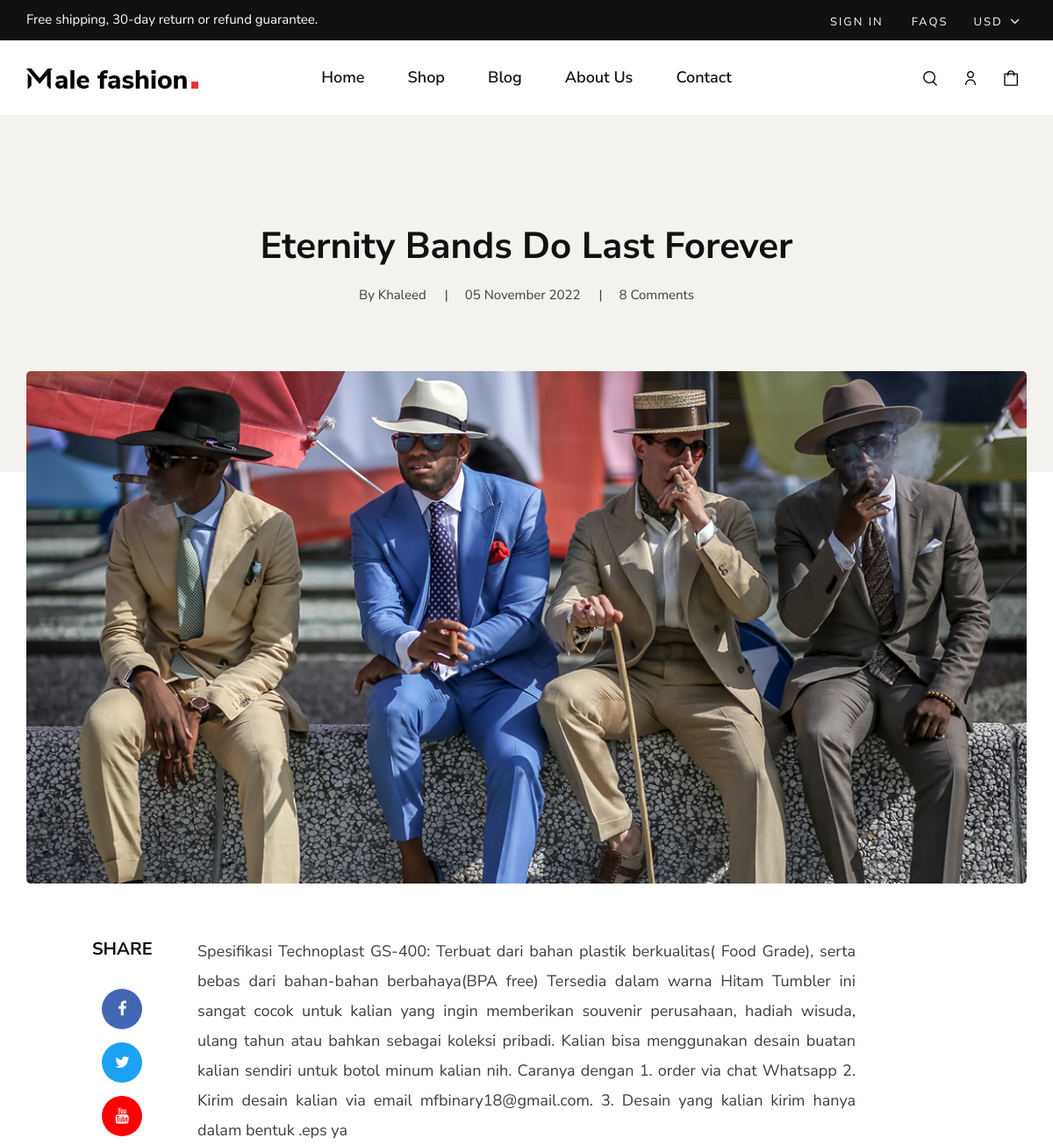
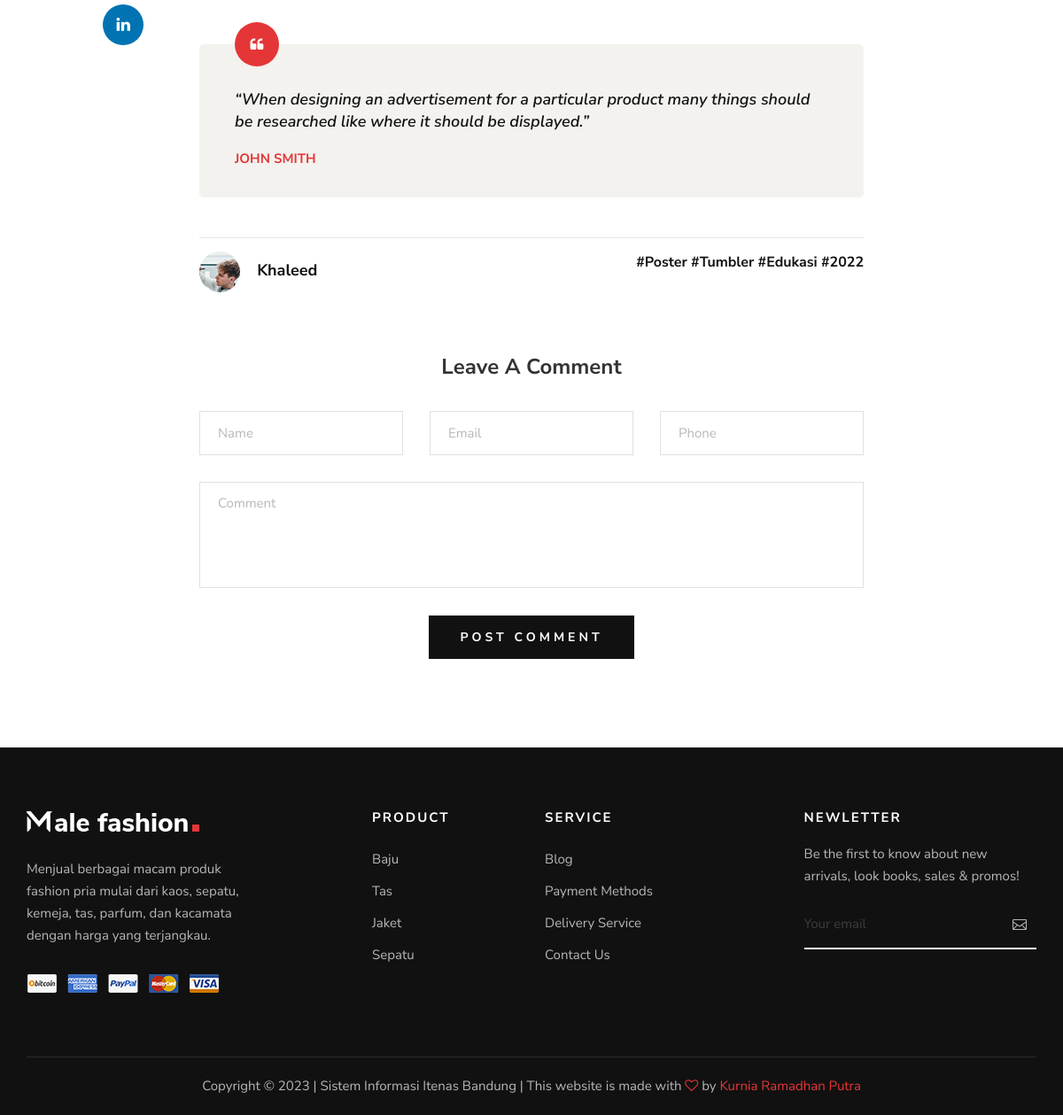
The page /blog-details.php?blog_id=2 on the database its author committed (2 pictures, top to bottom).
### tables this page shows
CREATE TABLE `blogs` (
  `blog_id` int(11) NOT NULL,
  `blog_title` varchar(100) DEFAULT NULL,
  `blog_description` text DEFAULT NULL,
  `blog_quotes` text DEFAULT NULL,
  `blog_quotes_writer` varchar(100) DEFAULT NULL,
  `blog_image` varchar(100) DEFAULT NULL,
  `blog_image2` varchar(100) DEFAULT NULL,
  `blog_tags` varchar(255) DEFAULT NULL,
  `blog_date` date DEFAULT current_timestamp(),
  `admin_id` int(11) NOT NULL
);

### blog-details.php (the view)
<?php
include('server/connection.php');
if (isset($_GET['blog_id'])) {
    $blog_id = $_GET['blog_id'];
    $query_blog = "SELECT b.blog_title AS title, b.blog_tags AS tags,
        b.blog_date AS b_date, b.blog_description AS b_description,
        b.blog_quotes AS quotes, b.blog_quotes_writer AS quote_writer,
        b.blog_image2 AS big_blog_image, a.admin_name AS writer,
        a.admin_photo AS photo
        FROM blogs b, admins a
        WHERE blog_id=$blog_id AND b.admin_id = a.admin_id";
    $stmt_blog = $conn->prepare($query_blog);
    $stmt_blog->execute();
    $blog_detail = $stmt_blog->get_result();
} else {
    header('location: index.php');
}
?>
<?php
include('layouts/header.php');
?>
<?php while ($row = $blog_detail->fetch_assoc()) { ?>
    <section class="blog-hero spad">
        <div class="container">
            <div class="row d-flex justify-content-center">
                <div class="col-lg-9 text-center">
                    <div class="blog__hero__text">
                        <h2><?php echo $row['title']; ?></h2>
                        <ul>
                            <li>By <?php echo $row['writer']; ?></li>
                            <li><?php echo date('d F Y', strtotime($row['b_date'])); ?></li>
                            <li>8 Comments</li>
                        </ul>
                    </div>
                </div>
            </div>
        </div>
    </section>
    <section class="blog-details spad">
        <div class="container">
            <div class="row d-flex justify-content-center">
                <div class="col-lg-12">
                    <div class="blog__details__pic">
                        <img src="<?php
                                    echo 'img/blog/details/' . $row['big_blog_image'];
                                    ?>" alt="">
                    </div>
                </div>
                <div class="col-lg-8">
                    <div class="blog__details__content">
                        <div class="blog__details__share">
                            <span>share</span>
                            <ul>
                                <li><a href="https://web.facebook.com/"><i class="fa fa-facebook"></i></a></li>
                                <li><a href="https://twitter.com/" class="twitter"><i class="fa fa-twitter"></i></a></li>
                                <li><a href="https://www.youtube.com/" class="youtube"><i class="fa fa-youtube"></i></a></li>
                                <li><a href="https://www.linkedin.com/" class="linkedin"><i class="fa fa-linkedin"></i></a></li>
                            </ul>
                        </div>
                        <div class="blog__details__text">
                            <p><?php echo $row['b_description']; ?></p>
                        </div>
                        <div class="blog__details__quote">
                            <i class="fa fa-quote-left"></i>
                            <p><?php echo $row['quotes']; ?></p>
                            <h6><?php echo $row['quote_writer']; ?></h6>
                        </div>
                        <div class="blog__details__option">
                            <div class="row">
                                <div class="col-lg-6 col-md-6 col-sm-6">
                                    <div class="blog__details__author">
                                        <div class="blog__details__author__pic">
                                            <img src="<?php echo 'img/blog/details/' . $row['photo']; ?>" alt="">
                                        </div>
                                        <div class="blog__details__author__text">
                                            <h5><?php echo $row['writer']; ?></h5>
                                        </div>
                                    </div>
                                </div>
                                <div class="col-lg-6 col-md-6 col-sm-6">
                                    <div class="blog__details__tags">
                                        <a href="#"><?php echo $row['tags']; ?></a>
                                    </div>
                                </div>
                            </div>
                        </div>
                        <div class="blog__details__comment">
                            <h4>Leave A Comment</h4>
                            <form action="#">
                                <div class="row">
                                    <div class="col-lg-4 col-md-4">
                                        <input type="text" placeholder="Name">
                                    </div>
                                    <div class="col-lg-4 col-md-4">
                                        <input type="text" placeholder="Email">
                                    </div>
                                    <div class="col-lg-4 col-md-4">
                                        <input type="text" placeholder="Phone">
                                    </div>
                                    <div class="col-lg-12 text-center">
                                        <textarea placeholder="Comment"></textarea>
                                        <button type="submit" class="site-btn">Post Comment</button>
                                    </div>
                                </div>
                            </form>
                        </div>
                    </div>
                </div>
            </div>
        </div>
    </section>
<?php } ?>
<?php
include('layouts/footer.php');
?>

### css/style.css (style rules this page uses)
html, body { height: 100%; font-family: "Nunito Sans", sans-serif; -webkit-font-smoothing: antialiased; }
h1, h2, h3, h4, h5, h6 { margin: 0; color: #111111; font-weight: 400; font-family: "Nunito Sans", sans-serif; }
h2 { font-size: 36px; }
h4 { font-size: 24px; }
h5 { font-size: 18px; }
h6 { font-size: 16px; }
p { font-size: 15px; font-family: "Nunito Sans", sans-serif; color: #3d3d3d; font-weight: 400; line-height: 25px; margin: 0 0 15px 0; }
img { max-width: 100%; }
ul, ol { padding: 0; margin: 0; }
.spad { padding-top: 100px; padding-bottom: 100px; }
.site-btn { font-size: 14px; color: #ffffff; background: #111111; font-weight: 700; border: none; text-transform: uppercase; display: inline-block; padding: 14px 30px; }
.blog-hero { background: #f3f2ee; padding-top: 125px; padding-bottom: 190px; }
.blog__hero__text h2 { color: #111111; font-size: 42px; font-weight: 700; line-height: 50px; margin-bottom: 18px; }
.blog__hero__text ul li { list-style: none; font-size: 15px; color: #3d3d3d; display: inline-block; margin-right: 40px; position: relative; }
.blog__hero__text ul li:after { position: absolute; right: -25px; top: 0; content: "|"; }
.blog__hero__text ul li:last-child { margin-right: 0; }
.blog__hero__text ul li:last-child:after { display: none; }
.blog-details { margin-top: -115px; padding-top: 0; }
.blog__details__content { position: relative; }
.blog__details__pic { margin-bottom: 60px; }
.blog__details__pic img { min-width: 100%; border-radius: 5px; }
.blog__details__share { text-align: center; position: absolute; left: -120px; top: 0; }
.blog__details__share span { color: #111111; font-size: 20px; text-transform: uppercase; font-weight: 700; display: block; margin-bottom: 30px; }
.blog__details__share ul li { list-style: none; margin-bottom: 15px; }
.blog__details__share ul li a { color: #ffffff; font-size: 18px; height: 46px; display: inline-block; width: 46px; border-radius: 50%; line-height: 46px; text-align: center; background: #4267b2; }
.blog__details__share ul li a.twitter { background: #1da1f2; }
.blog__details__share ul li a.youtube { background: #fe0003; }
.blog__details__share ul li a.linkedin { background: #0173b2; }
.blog__details__text { margin-bottom: 50px; }
.blog__details__text p { font-size: 18px; line-height: 34px; text-align: justify; }
.blog__details__text p:last-child { margin-bottom: 0; }
.blog__details__quote { background: #f3f2ee; padding: 50px 40px 35px; border-radius: 5px; position: relative; margin-bottom: 45px; }
.blog__details__quote i { font-size: 16px; color: #ffffff; height: 50px; width: 50px; background: #e53637; border-radius: 50%; line-height: 50px; text-align: center; position: absolute; left: 40px; top: -25px; }
.blog__details__quote p { color: #111111; font-size: 18px; font-weight: 600; font-style: italic; margin-bottom: 20px; }
.blog__details__quote h6 { color: #e53637; font-size: 15px; font-weight: 700; text-transform: uppercase; }
.blog__details__option { border-top: 1px solid #e5e5e5; padding-top: 15px; margin-bottom: 70px; }
.blog__details__author__pic { display: inline-block; margin-right: 15px; }
.blog__details__author__pic img { height: 46px; width: 46px; border-radius: 50%; }
.blog__details__author__text { display: inline-block; }
.blog__details__author__text h5 { color: #111111; font-weight: 700; }
.blog__details__tags { text-align: right; }
.blog__details__tags a { display: inline-block; color: #111111; font-weight: 700; margin-right: 10px; }
.blog__details__tags a:last-child { margin-right: 0; }
.blog__details__comment h4 { color: #333333; font-weight: 700; margin-bottom: 35px; text-align: center; }
.blog__details__comment form input { height: 50px; width: 100%; border: 1px solid #e1e1e1; padding-left: 20px; font-size: 15px; color: #b7b7b7; margin-bottom: 30px; -webkit-transition: all, 0.3s; -o-transition: all, 0.3s; transition: all, 0.3s; }
.blog__details__comment form input::placeholder { color: #b7b7b7; }
.blog__details__comment form textarea { height: 120px; width: 100%; border: 1px solid #e1e1e1; padding-left: 20px; padding-top: 12px; font-size: 15px; color: #b7b7b7; margin-bottom: 24px; resize: none; -webkit-transition: all, 0.3s; -o-transition: all, 0.3s; transition: all, 0.3s; }
.blog__details__comment form textarea::placeholder { color: #b7b7b7; }
.blog__details__comment form button { letter-spacing: 4px; padding: 14px 35px; }
@media only screen and (min-width: 1200px) { .container { max-width: 1170px; } }

### rows shown on the page
blogs: blog_title "Eternity Bands Do Last Forever", admin.admin_name "Khaleed", blog_date "05 November 2022", blog_image2 (picture), blog_description "Spesifikasi Technoplast GS-400: Terbuat dari bahan plastik berkualitas( Food Grade), serta bebas dari bahan-bahan berbahaya(BPA free) Tersedia dalam warna Hitam Tumbler ini sangat cocok untuk kalian yang ingin memberikan souvenir perusahaan, hadiah wisuda, ulang tahun atau bahkan sebagai koleksi pribadi. Kalian bisa menggunakan desain buatan kalian sendiri untuk botol minum kalian nih. Caranya dengan 1. order via chat Whatsapp 2. Kirim desain kalian via email mfbinary18@gmail.com. 3. Desain yang kalian kirim hanya dalam bentuk .eps ya", blog_quotes "“When designing an advertisement for a particular product many things should be researched like where it should be displayed.”", blog_quotes_writer "JOHN SMITH", admin.admin_photo (picture), blog_tags "#Poster #Tumbler #Edukasi #2022"
